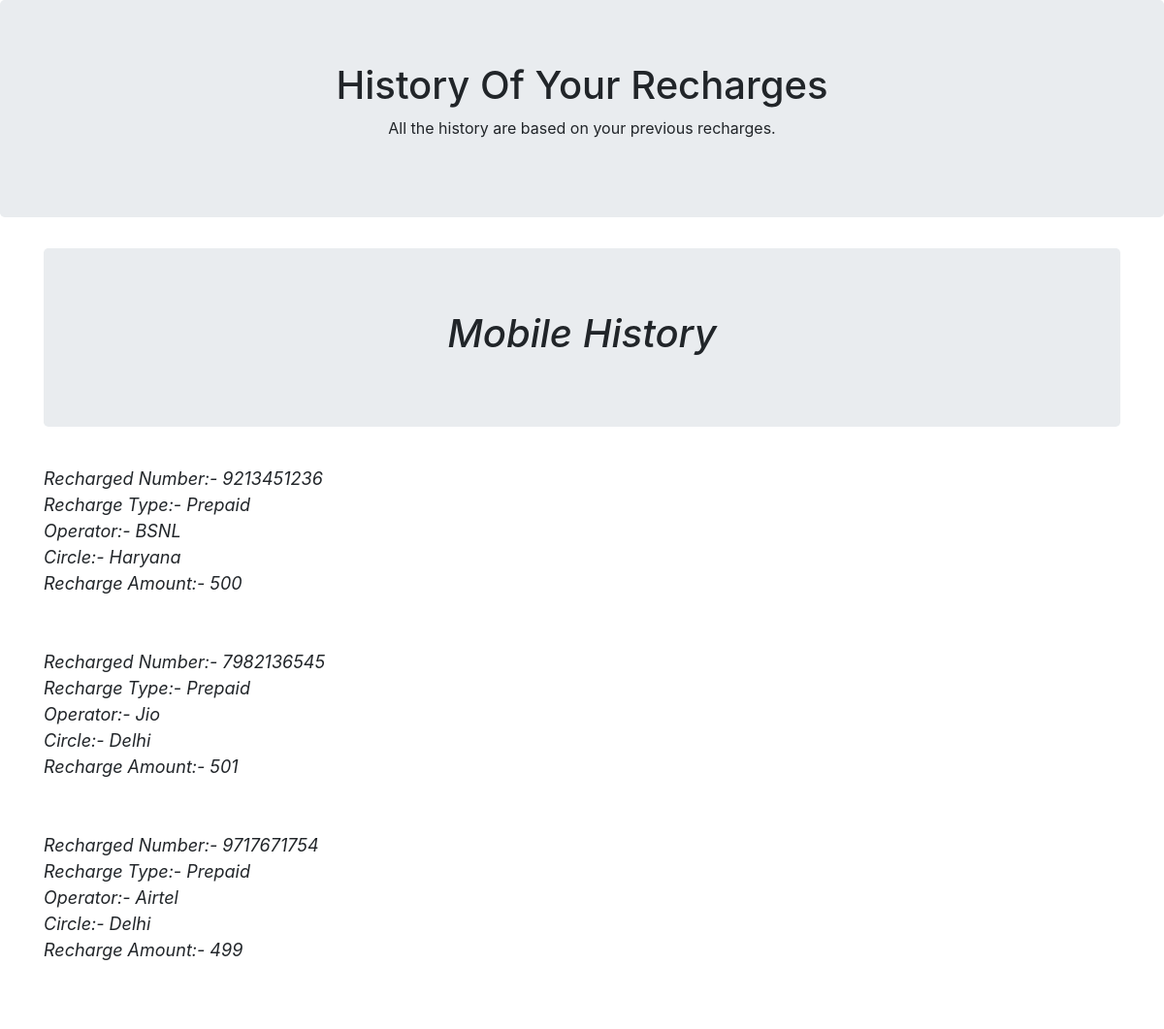
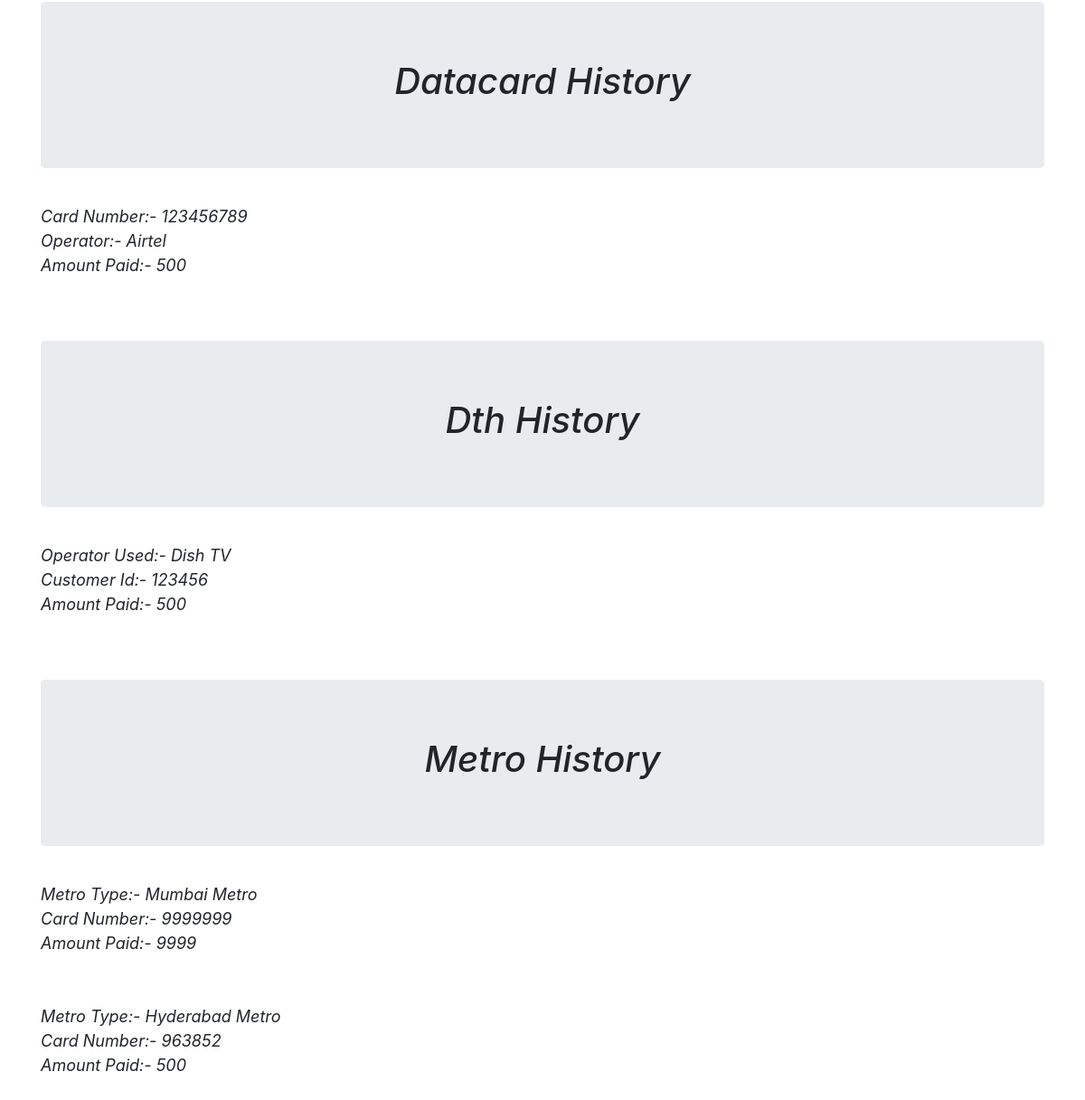
The app's page /history/ (signed in) with its own data (2 pictures, top to bottom).
### recharge/models.py (models this page shows, shortened)
class Mobile_recharge(models.Model):
	Enter_Your_Mobile_Number = models.CharField(max_length=10)
	TYPE = (
		('Postpaid', 'Postpaid'),
		('Prepaid', 'Prepaid'),
	)
	Recharge_Type = models.CharField(max_length=50, choices=TYPE)
	OPERATOR =(
		('Airtel', 'Airtel'),
		('Vodafone', 'Vodafone'),
		('Jio', 'Jio'),
		('Idea', 'Idea'),
		('Bsnl', 'Bsnl'),
		('Uninor', 'Uninor'),
	)
	Operator = models.CharField(max_length=50, choices=OPERATOR)
	CIRCLE =(
		('Andhra Pradesh', 'Andhra Pradesh'),
		('Assam', 'Assam'),
		('Bihar', 'Bihar'),
		('Haryana', 'Haryana'),
		('Delhi', 'Delhi'),
		('Gujarat', 'Gujarat'),
		('Uttar Pradesh', 'Uttar Pradesh'),
		('Himachal Pradesh', 'Himachal Pradesh'),
		('Karnataka', 'Karnataka'),
		('Madhya Pradesh', 'Madhya Pradesh'),
		('Mumbai', 'Mumbai'),
		('Chennai', 'Chennai'),
		('Tamil Nadu', 'Tamil Nadu'),
	)
	Circle = models.CharField(max_length=25, choices=CIRCLE)
	Recharge_Amount =models.IntegerField(default=10)
	Time_of_Recharge =models.DateTimeField()
	Currentuser = models.ForeignKey(User, on_delete=models.CASCADE,default=None)
	class Meta:
		ordering =['-id'] # This is used for showing the latest created model in the top of any template page where u want to show your models objects, basically tha latest object created is on the top of the template.

class Datacard_recharge(models.Model):
	Data_Card_Number =models.CharField(max_length=15)
	OPERATOR =(
		('Airtel', 'Airtel'),
		('Bsnl', 'Bsnl'),
		('Idea', 'Idea'),
		('Jio', 'Jio'),
		('MTNL', 'MTNL'),
		('Vodafone', 'Vodafone')
	)
	Select_Datacard_Operator =models.CharField(max_length=25,choices=OPERATOR)
	Recharge_Amount =models.IntegerField(blank=False,null=False)
	Currentuser = models.ForeignKey(User, on_delete=models.CASCADE,default=None)

class Dth_recharge(models.Model):
	DTH =(
		('Dish TV', 'Dish TV'),
		('Videocon', 'Videocon'),
		('Tata Sky', 'Tata Sky'),
		('Airtel Tv', 'Airtel Tv'),
		('Sun Direct', 'Sun Direct'),
	)
	Select_DTH_Operator =models.CharField(max_length=50,choices=DTH)
	Customer_id =models.CharField(default=0,max_length=25)
	Recharge_Amount = models.IntegerField(default=0,blank=False,null=False)
	Currentuser = models.ForeignKey(User, on_delete=models.CASCADE,default=None)

class Metro_recharge(models.Model):
	TYPE = (
		('Delhi Metro', 'Delhi Metro'),
		('Hyderabad Metro', 'Hyder Metro'),
		('Mumbai Metro', 'Mumbai Metro'),
	)
	Select_Metro_Type =models.CharField(max_length=25,choices=TYPE)
	Card_Number =models.CharField(max_length=25)
	Recharge_Amount =models.IntegerField(blank=False,null=False)
	Currentuser = models.ForeignKey(User, on_delete=models.CASCADE,default=None)

### home/views.py (the view)
# urls.py: path('history/',views.history,name='historyindex'),
@login_required
def history(request):
	result_of_mobile =Mobile_recharge.objects.filter(Currentuser=request.user)
	result_of_dth =Dth_recharge.objects.filter(Currentuser=request.user)
	result_of_datacard =Datacard_recharge.objects.filter(Currentuser=request.user)
	result_of_metro =Metro_recharge.objects.filter(Currentuser=request.user)
	return render(request,'home/history.html',{'mobile':result_of_mobile,'dth':result_of_dth,'datacard':result_of_datacard,'metro':result_of_metro})

### home/templates/home/history.html (shortened to what this page needs)
<!DOCTYPE html>
<html lang="en">
<head>
  <link rel="stylesheet" href="https://maxcdn.bootstrapcdn.com/bootstrap/4.3.1/css/bootstrap.min.css">
    <link rel="stylesheet" href="https://stackpath.bootstrapcdn.com/bootstrap/4.2.1/css/bootstrap.min.css">
</head>
<body>
<div class="jumbotron text-center">
  <h1>History Of Your Recharges</h1>
  <p>All the history are based on your previous recharges.</p>
</div>
<i style="font-size: 18px;">
<div class="container">
  <div class="jumbotron text-center">
  <h1>Mobile History</h1>
</div>
  <div class="row">
    <div class="col-sm-4">
      <p>
      {% if mobile %}
  {% for m in mobile %}
  Recharged Number:- {{m.Enter_Your_Mobile_Number}} <br>
  Recharge Type:- {{m.Recharge_Type}} <br>
  Operator:- {{m.Operator}} <br>
  Circle:- {{m.Circle}} <br>
  Recharge Amount:- {{m.Recharge_Amount}}<br>
  <br/><br/>
  {% endfor %}
  {% else %}
  <h3>No match Found!!!!</h3>
  {% endif %}
      </p>
    </div>
  </div>
</div>
<div class="container">
  <div class="jumbotron text-center">
  <h1>Datacard History</h1>
</div>
  <div class="row">
    <div class="col-sm-4">
      <p>
      {% if dth %}
  {% for d in datacard %}
  Card Number:- {{d.Data_Card_Number}} <br>
  Operator:- {{d.Select_Datacard_Operator}} <br>
  Amount Paid:- {{d.Recharge_Amount}} <br>
  <br/><br/>
  {% endfor %}
  {% else %}
  <h3>No match Found!!!!</h3>
  {% endif %}
      </p>
    </div>
  </div>
</div>
<div class="container">
  <div class="jumbotron text-center">
  <h1>Dth History</h1>
</div>
  <div class="row">
    <div class="col-sm-4">
      <p>
      {% if dth %}
  {% for d in dth %}
  Operator Used:- {{d.Select_DTH_Operator}} <br>
  Customer Id:- {{d.Customer_id}} <br>
  Amount Paid:- {{d.Recharge_Amount}} <br>
  <br/><br/>
  {% endfor %}
  {% else %}
  <h3>No match Found!!!!</h3>
  {% endif %}
      </p>
    </div>
  </div>
</div>
<div class="container">
  <div class="jumbotron text-center">
  <h1>Metro History</h1>
</div>
  <div class="row">
    <div class="col-sm-4">
      <p>
      {% if metro %}
  {% for mt in metro %}
  Metro Type:- {{mt.Select_Metro_Type}} <br>
  Card Number:- {{mt.Card_Number}} <br>
  Amount Paid:- {{mt.Recharge_Amount}} <br>
  <br/><br/>
  {% endfor %}
  {% else %}
  <h3>No match Found!!!!</h3>
  {% endif %}
      </p>
    </div>
  </div>
</div>
</i>
</body>
</html>

### records on screen
Mobile_recharge: Enter_Your_Mobile_Number "9213451236", Recharge_Type "Prepaid", Operator "BSNL", Circle "Haryana", Recharge_Amount "500"
Mobile_recharge: Enter_Your_Mobile_Number "7982136545", Recharge_Type "Prepaid", Operator "Jio", Circle "Delhi", Recharge_Amount "501"
Mobile_recharge: Enter_Your_Mobile_Number "9717671754", Recharge_Type "Prepaid", Operator "Airtel", Circle "Delhi", Recharge_Amount "499"
Datacard_recharge: Data_Card_Number "123456789", Select_Datacard_Operator "Airtel", Recharge_Amount "500"
Dth_recharge: Select_DTH_Operator "Dish TV", Customer_id "123456", Recharge_Amount "500"
Metro_recharge: Select_Metro_Type "Mumbai Metro", Card_Number "9999999", Recharge_Amount "9999"
Metro_recharge: Select_Metro_Type "Hyderabad Metro", Card_Number "963852", Recharge_Amount "500"
